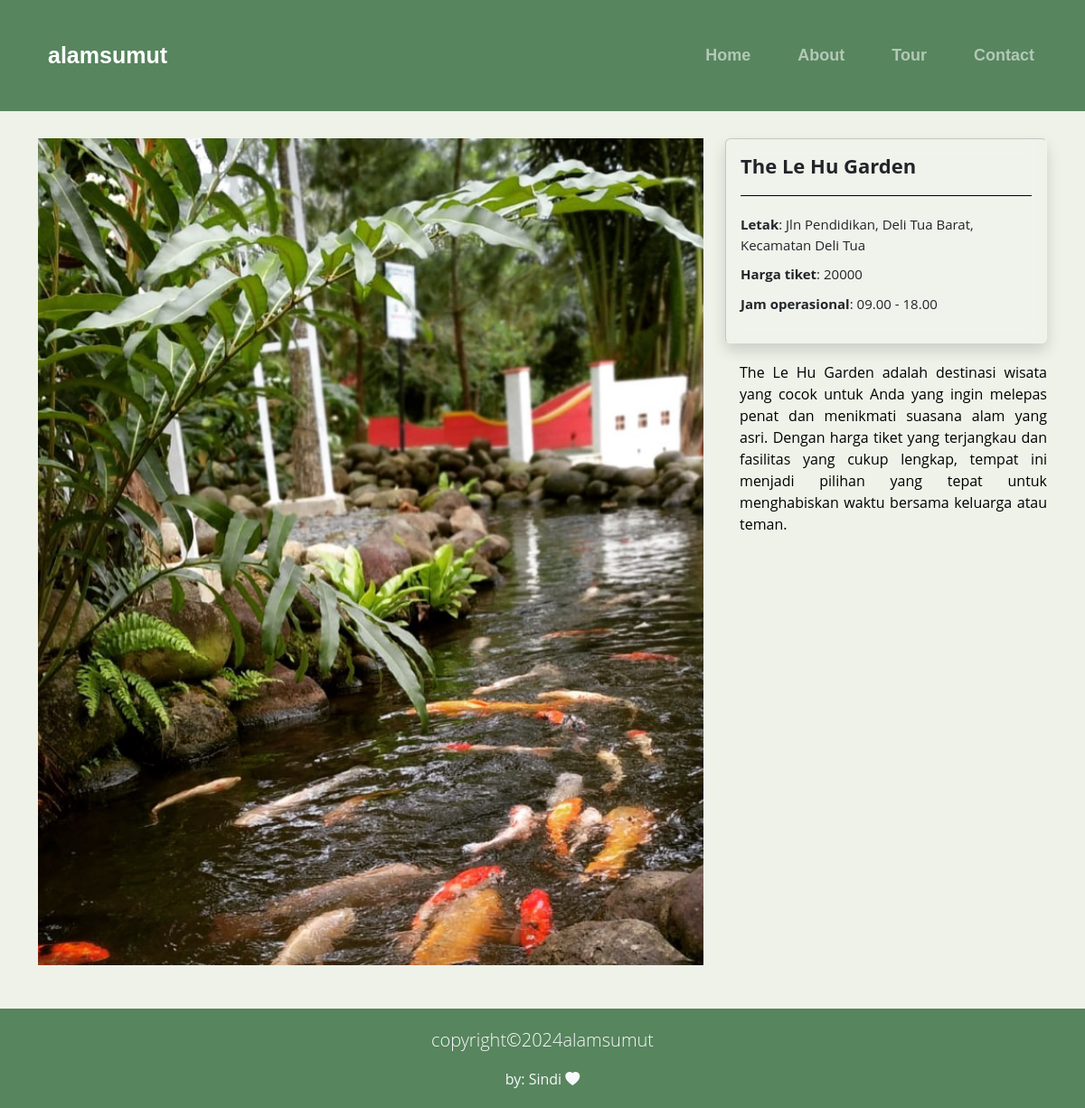
The app's page /details.php?id_wisata=33 with its own data.
### tables this page shows
CREATE TABLE `tabel_objek_wisata` (
  `id_wisata` int(4) NOT NULL,
  `nama_wisata` varchar(50) NOT NULL,
  `letak` varchar(50) NOT NULL,
  `harga_tiket` int(11) NOT NULL,
  `jam_operasional` varchar(20) NOT NULL,
  `gambar_tour` varchar(100) NOT NULL,
  `gambar_detail` varchar(100) NOT NULL,
  `gambar_360` varchar(100) NOT NULL,
  `qrcode` varchar(100) NOT NULL,
  `deskripsi` varchar(2000) NOT NULL
);

### details.php (the view, shortened to what this page needs)
<?php
include "inc_header.php";
$conn = koneksi();
$id_wisata = $conn->real_escape_string($_GET['id_wisata']);
$query = mysqli_query($conn, "SELECT * FROM tabel_objek_wisata WHERE id_wisata = '$id_wisata'");
?>
<?php
while ($rows = mysqli_fetch_array($query)) {
?>
    <main id='main' class="halaman">
        <section class='breadcrumbs'>
            <div class='container'>
                <div class='d-flex justify-content-between align-items-center'>
                    <h2>Details</h2>
                    <ol>
                        <li><a href='index.php#tour'>Tour</a></li>
                        <li><?php echo $rows['nama_wisata']; ?></li>
                    </ol>
                </div>
            </div>
        </section>
        <section id='tour-details' class='tour-details'>
            <div class='container'>
                <div class='row gy-4'>
                    <div class='col-lg-8'>
                        <div class='tour-details-slider'>
                            <div class='align-items-center'>
                                <div>
                                    <img src="img/<?php echo $rows['gambar_detail']; ?>" alt='gambar' data-bs-toggle='modal' data-bs-target='#exampleModal' type='button'>
                                </div>
                            </div>
                        </div>
                    </div>
                    <div class='col-lg-4'>
                        <div class='card tour-info shadow p-3 rounded'>
                            <h3><?php echo $rows['nama_wisata']; ?></h3>
                            <ul>
                                <li><strong>Letak</strong>: <?php echo $rows['letak']; ?></li>
                                <li><strong>Harga tiket</strong>: <?php echo $rows['harga_tiket']; ?></li>
                                <li><strong>Jam operasional</strong>: <?php echo $rows['jam_operasional']; ?></li>
                            </ul>
                        </div>
                        <div class='tour-description ms-3'>
                            <p class="text-align-justify"><?php echo $rows['deskripsi']; ?></p>
                        </div>
                    </div>
                </div>
            </div>
        </section>
    </main>
<?php } ?>
<?php
include "inc_footer.php";
?>

### assets/css/style.css (style rules this page uses)
html { scroll-behavior: smooth; }
body { font-family: "Open Sans", sans-serif; background-color: #eef2e9; background-size: cover; }
.card { background: rgba(255, 255, 255, 0.1); box-shadow: 10px 10px 20px -10px rgba(255, 255, 255, 0.2); border-right: 1px solid rgba(255, 255, 255, 0.2); border-bottom: 1px solid rgba(255, 255, 255, 0.2); backdrop-filter: blur(10px); }
.breadcrumbs { padding-top: 4em; padding-bottom: 10px; margin-bottom: 2em; background-color: #b0c490; min-height: 20px; }
.breadcrumbs h2 { padding-top: 10px; font-size: 24px; font-weight: 300; }
.breadcrumbs ol { display: flex; flex-wrap: wrap; list-style: none; padding: 0; margin: 0; font-size: 14px; }
.breadcrumbs ol li + li { padding-left: 10px; }
.breadcrumbs ol li + li::before { display: inline-block; padding-right: 10px; color: #6c757d; content: "/"; }
.tour-details { color: black; margin-bottom: 3em; }
.tour-details .tour-details-slider img { width: 100%; }
.tour-details .tour-info { padding: 30px; box-shadow: 0px 0 30px rgba(47, 77, 90, 0.08); }
.tour-details .tour-info h3 { font-size: 22px; font-weight: 700; margin-bottom: 20px; padding-bottom: 20px; border-bottom: 1px solid black; }
.tour-details .tour-info ul { list-style: none; padding: 0; font-size: 15px; }
.tour-details .tour-info ul li + li { margin-top: 10px; }
.tour-details .tour-description { padding-top: 20px; }
.tour-details .tour-description p { padding: 0; text-align: justify; }

### records on screen
tabel_objek_wisata: gambar_detail (picture), nama_wisata "The Le Hu Garden", letak "Jln Pendidikan, Deli Tua Barat, Kecamatan Deli Tua", harga_tiket "20000", jam_operasional "09.00 - 18.00", deskripsi "The Le Hu Garden adalah destinasi wisata yang cocok untuk Anda yang ingin melepas penat dan menikmati suasana alam yang asri. Dengan harga tiket yang terjangkau dan fasilitas yang cukup lengkap, tempat ini menjadi pilihan yang tepat untuk menghabiskan waktu bersama keluarga atau teman."
